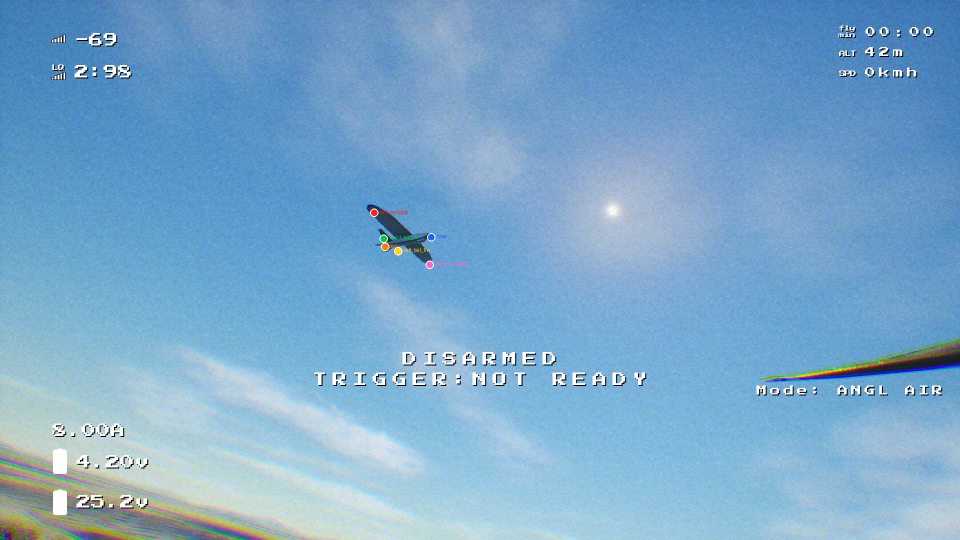
#> input picture talon_dataset/SON_CEKILEN_ONIZLEME.png, 1920 x 1080 px, given as the content of the folder C:/Users/Zeylo/Desktop/talon_dataset/dataset, which was not available (shown at 1/2 size)
$ python preview_fpv.py
#> lines starting #> are read from the running program, lines starting #| are printed output that depends on the picture; after the words box and inside, x2 and y2 are one past the last pixel; in counts of white or black regions, pixels touching at a corner belong together; pictures that were not available may be replaced by others from this repository, and a replacement may not be noted
### talon_dataset/fpv_degradation.py
import cv2
import numpy as np
import random
import json
import os

# ---------------------------------------------------------
# FPV DEGRADATION PIPELINE
# Applies realistic analog/sensor noise and artifacts
# to a clean synthetic image without shifting geometric centers.
# ---------------------------------------------------------

def load_config(config_path="fpv_config.json"):
    if not os.path.exists(config_path):
        return {}
    with open(config_path, "r") as f:
        return json.load(f)

# [180 lines left out: functions apply_bloom, apply_chromatic_aberration, apply_softening, apply_vignette, apply_color_grade, apply_scanline and 2 more, not called in this run]

def degrade_image(img_bgr, config=None):
    """
    Applies the full degradation pipeline to a BGR image.
    Order: Bloom -> Chromatic Aberration -> Softening -> Vignette -> Color Grade -> Scanline -> Noise -> JPEG
    """
    if config is None:
        config = load_config()

    prob = config.get("global_degradation_probability", 1.0)
    if random.random() > prob:
        return img_bgr.copy()

    img = img_bgr.copy()
    img = apply_bloom(img, config)
    img = apply_chromatic_aberration(img, config)
    img = apply_softening(img, config)
    img = apply_vignette(img, config)
    img = apply_color_grade(img, config)
    img = apply_scanline(img, config)
    img = apply_noise(img, config)
    img = apply_jpeg_compression(img, config)

    return img

# [2 lines that do not run on import are left out]

### talon_dataset/preview_fpv.py
import cv2
import numpy as np
import os
import glob
from fpv_degradation import degrade_image, load_config

def main():
    # Find a sample image
    dataset_dir = r"C:\Users\Zeylo\Desktop\talon_dataset\dataset"
    images = glob.glob(os.path.join(dataset_dir, "*.png"))

    if not images:
        print("No images found in dataset directory to preview.")
        return

    img_path = images[-1] # take the most recent image
    print(f"Loading {img_path} for preview...")

    original = cv2.imread(img_path)
#> original is the input picture: shape (1080, 1920, 3); mean B, G, R 204.2, 168.3, 122.3
    if original is None:
        print("Failed to load image.")
        return

    config = load_config()
#> (reads talon_dataset/fpv_config.json from the repository)
    degraded = degrade_image(original, config)

    # Combine side-by-side
    h, w, _ = original.shape
#> h = 1080; w = 1920

    # Add labels
    cv2.putText(original, "Original (Clean)", (50, 100), cv2.FONT_HERSHEY_SIMPLEX, 2, (0, 255, 0), 4)
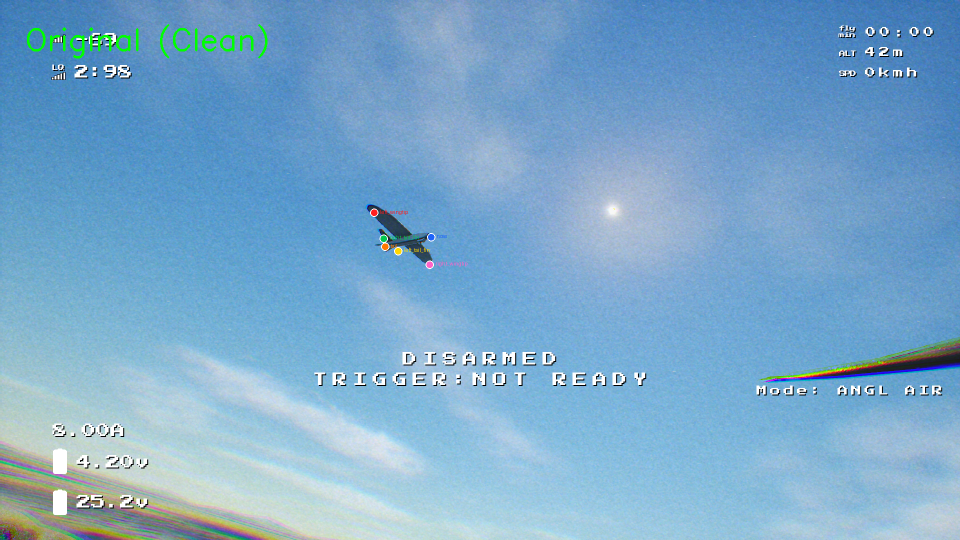
#> original: shape (1080, 1920, 3) (shown at 1/2 size); 0.27% of pixels changed, all inside (x1, y1, x2, y2) = (54, 48, 535, 117)
    cv2.putText(degraded, "Degraded (FPV Analog)", (50, 100), cv2.FONT_HERSHEY_SIMPLEX, 2, (0, 0, 255), 4)
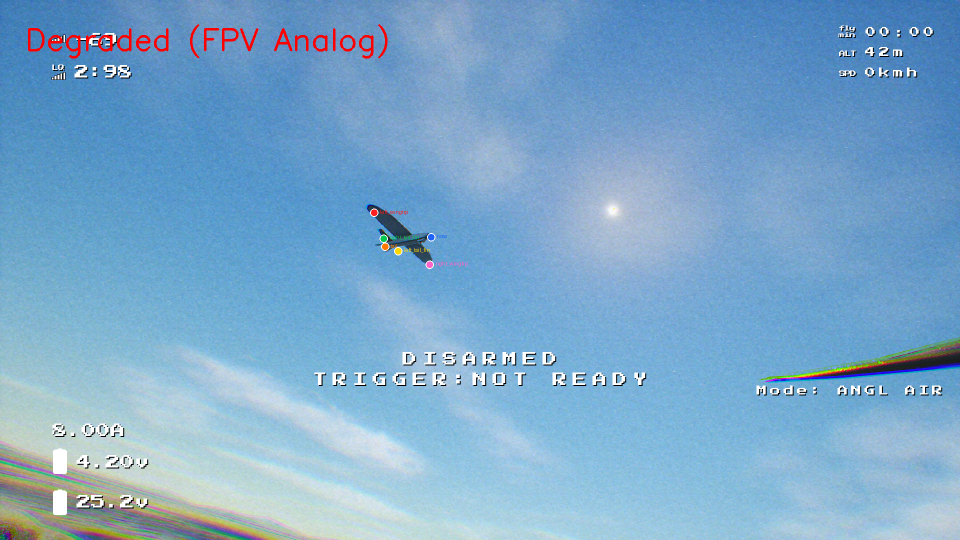
#> degraded: shape (1080, 1920, 3) (shown at 1/2 size); 0.41% of pixels changed, all inside (x1, y1, x2, y2) = (56, 48, 775, 117)

    combined = np.hstack((original, degraded))
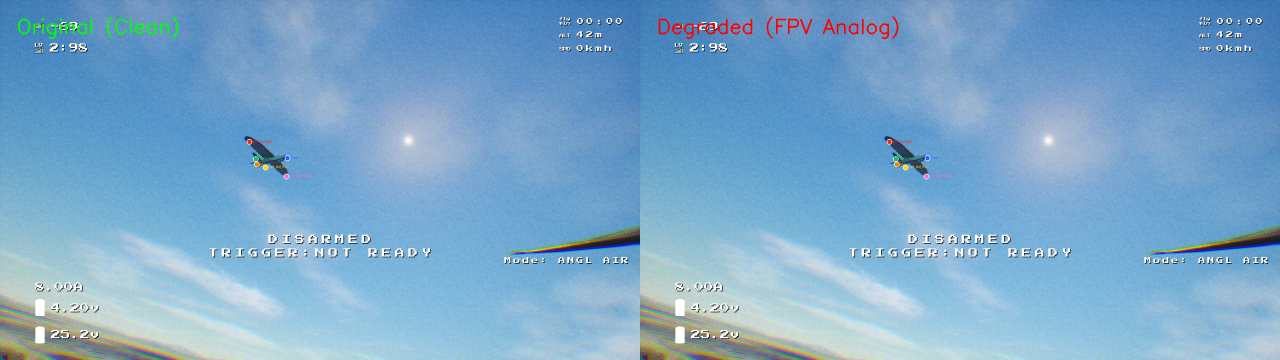
#> combined: shape (1080, 3840, 3) (shown at 1/3 size); mean B, G, R 203.6, 168.2, 122.5

    # Resize for display so it fits on screen
    screen_w = 1920
    scale = screen_w / combined.shape[1]
#> scale = 0.5
    display_img = cv2.resize(combined, (int(combined.shape[1] * scale), int(combined.shape[0] * scale)))

    print("Press any key to close the preview...")
    cv2.imshow("FPV Degradation Preview", display_img)
    cv2.waitKey(0)
    cv2.destroyAllWindows()

if __name__ == "__main__":
    main()
